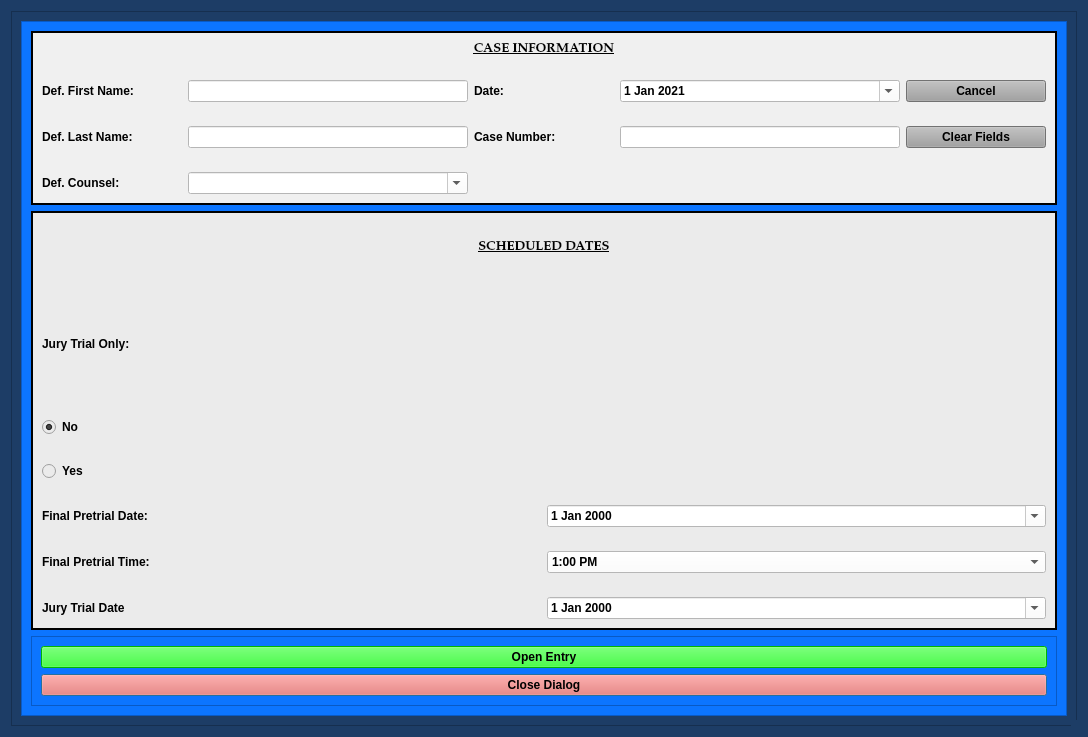
<?xml version="1.0" encoding="UTF-8"?>
<ui version="4.0">
 <class>FinalJuryNoticeOfHearingDialog</class>
 <widget class="QDialog" name="FinalJuryNoticeOfHearingDialog">
  <property name="windowModality">
   <enum>Qt::NonModal</enum>
  </property>
  <property name="geometry">
   <rect>
    <x>0</x>
    <y>0</y>
    <width>1088</width>
    <height>737</height>
   </rect>
  </property>
  <property name="sizePolicy">
   <sizepolicy hsizetype="Preferred" vsizetype="Preferred">
    <horstretch>0</horstretch>
    <verstretch>0</verstretch>
   </sizepolicy>
  </property>
  <property name="minimumSize">
   <size>
    <width>0</width>
    <height>0</height>
   </size>
  </property>
  <property name="maximumSize">
   <size>
    <width>2500</width>
    <height>3500</height>
   </size>
  </property>
  <property name="palette">
   <palette>
    <active>
     <colorrole role="Button">
      <brush brushstyle="SolidPattern">
       <color alpha="255">
        <red>29</red>
        <green>61</green>
        <blue>102</blue>
       </color>
      </brush>
     </colorrole>
     <colorrole role="Base">
      <brush brushstyle="SolidPattern">
       <color alpha="255">
        <red>29</red>
        <green>61</green>
        <blue>102</blue>
       </color>
      </brush>
     </colorrole>
     <colorrole role="Window">
      <brush brushstyle="SolidPattern">
       <color alpha="255">
        <red>29</red>
        <green>61</green>
        <blue>102</blue>
       </color>
      </brush>
     </colorrole>
    </active>
    <inactive>
     <colorrole role="Button">
      <brush brushstyle="SolidPattern">
       <color alpha="255">
        <red>29</red>
        <green>61</green>
        <blue>102</blue>
       </color>
      </brush>
     </colorrole>
     <colorrole role="Base">
      <brush brushstyle="SolidPattern">
       <color alpha="255">
        <red>29</red>
        <green>61</green>
        <blue>102</blue>
       </color>
      </brush>
     </colorrole>
     <colorrole role="Window">
      <brush brushstyle="SolidPattern">
       <color alpha="255">
        <red>29</red>
        <green>61</green>
        <blue>102</blue>
       </color>
      </brush>
     </colorrole>
    </inactive>
    <disabled>
     <colorrole role="Button">
      <brush brushstyle="SolidPattern">
       <color alpha="255">
        <red>29</red>
        <green>61</green>
        <blue>102</blue>
       </color>
      </brush>
     </colorrole>
     <colorrole role="Base">
      <brush brushstyle="SolidPattern">
       <color alpha="255">
        <red>29</red>
        <green>61</green>
        <blue>102</blue>
       </color>
      </brush>
     </colorrole>
     <colorrole role="Window">
      <brush brushstyle="SolidPattern">
       <color alpha="255">
        <red>29</red>
        <green>61</green>
        <blue>102</blue>
       </color>
      </brush>
     </colorrole>
    </disabled>
   </palette>
  </property>
  <property name="font">
   <font>
    <family>Palatino Linotype</family>
    <pointsize>10</pointsize>
    <weight>75</weight>
    <italic>false</italic>
    <bold>true</bold>
   </font>
  </property>
  <property name="windowTitle">
   <string>Final and Jury Notice of Hearing Information</string>
  </property>
  <property name="toolTip">
   <string/>
  </property>
  <property name="styleSheet">
   <string notr="true">background-color: rgb(29, 61, 102);
font: 75 10pt &quot;Palatino Linotype&quot;;
font-weight: bold;</string>
  </property>
  <property name="sizeGripEnabled">
   <bool>true</bool>
  </property>
  <property name="modal">
   <bool>true</bool>
  </property>
  <layout class="QGridLayout" name="gridLayout_8">
   <item row="0" column="0">
    <widget class="QFrame" name="frame_4">
     <property name="styleSheet">
      <string notr="true">background-color: rgb(29, 61, 102);</string>
     </property>
     <property name="frameShape">
      <enum>QFrame::StyledPanel</enum>
     </property>
     <property name="frameShadow">
      <enum>QFrame::Raised</enum>
     </property>
     <layout class="QGridLayout" name="gridLayout_4">
      <item row="0" column="0">
       <widget class="QScrollArea" name="scrollArea">
        <property name="focusPolicy">
         <enum>Qt::NoFocus</enum>
        </property>
        <property name="styleSheet">
         <string notr="true">background-color: rgb(12, 117, 255);</string>
        </property>
        <property name="widgetResizable">
         <bool>true</bool>
        </property>
        <widget class="QWidget" name="scrollAreaWidgetContents">
         <property name="geometry">
          <rect>
           <x>0</x>
           <y>0</y>
           <width>1048</width>
           <height>697</height>
          </rect>
         </property>
         <layout class="QGridLayout" name="gridLayout_2">
          <item row="2" column="0">
           <widget class="QFrame" name="frame_8">
            <property name="styleSheet">
             <string notr="true">background-color: rgb(12, 117, 255);</string>
            </property>
            <property name="frameShape">
             <enum>QFrame::StyledPanel</enum>
            </property>
            <property name="frameShadow">
             <enum>QFrame::Raised</enum>
            </property>
            <layout class="QGridLayout" name="gridLayout_10">
             <item row="2" column="0">
              <widget class="QPushButton" name="close_dialog_Button">
               <property name="styleSheet">
                <string notr="true">background-color: rgb(255, 96, 82);
font: 75 11pt &quot;Palatino Linotype&quot;;
font-weight: bold;</string>
               </property>
               <property name="text">
                <string>Close Dialog</string>
               </property>
              </widget>
             </item>
             <item row="0" column="0">
              <widget class="QPushButton" name="create_entry_Button">
               <property name="styleSheet">
                <string notr="true">background-color: rgb(0, 255, 0);
font: 75 11pt &quot;Palatino Linotype&quot;;
font-weight: bold;</string>
               </property>
               <property name="text">
                <string>Open Entry</string>
               </property>
               <property name="autoDefault">
                <bool>false</bool>
               </property>
              </widget>
             </item>
            </layout>
           </widget>
          </item>
          <item row="1" column="0">
           <widget class="QFrame" name="frame_5">
            <property name="styleSheet">
             <string notr="true">background-color: rgb(235, 235, 235);</string>
            </property>
            <property name="frameShape">
             <enum>QFrame::Box</enum>
            </property>
            <property name="frameShadow">
             <enum>QFrame::Plain</enum>
            </property>
            <property name="lineWidth">
             <number>2</number>
            </property>
            <layout class="QGridLayout" name="gridLayout_6">
             <item row="0" column="0">
              <layout class="QGridLayout" name="gridLayout_3" rowstretch="1,2,2,2,0,0,0" rowminimumheight="0,0,0,0,0,0,0">
               <property name="verticalSpacing">
                <number>24</number>
               </property>
               <item row="3" column="0">
                <widget class="QRadioButton" name="jury_trial_only_yes_radioButton">
                 <property name="text">
                  <string>Yes</string>
                 </property>
                 <attribute name="buttonGroup">
                  <string notr="true">buttonGroup</string>
                 </attribute>
                </widget>
               </item>
               <item row="1" column="0">
                <widget class="QLabel" name="label_8">
                 <property name="text">
                  <string>Jury Trial Only:</string>
                 </property>
                </widget>
               </item>
               <item row="5" column="0">
                <widget class="QLabel" name="final_pretrial_time_label">
                 <property name="text">
                  <string>Final Pretrial Time:</string>
                 </property>
                </widget>
               </item>
               <item row="5" column="1">
                <widget class="NoScrollComboBox" name="final_pretrial_time_box">
                 <property name="styleSheet">
                  <string notr="true">background-color: rgb(255, 255, 255);</string>
                 </property>
                 <item>
                  <property name="text">
                   <string>1:00 PM</string>
                  </property>
                 </item>
                 <item>
                  <property name="text">
                   <string>1:15 PM</string>
                  </property>
                 </item>
                 <item>
                  <property name="text">
                   <string>1:30 PM</string>
                  </property>
                 </item>
                 <item>
                  <property name="text">
                   <string>1:45 PM</string>
                  </property>
                 </item>
                 <item>
                  <property name="text">
                   <string>2:00 PM</string>
                  </property>
                 </item>
                 <item>
                  <property name="text">
                   <string>2:15 PM</string>
                  </property>
                 </item>
                 <item>
                  <property name="text">
                   <string>2:30 PM</string>
                  </property>
                 </item>
                 <item>
                  <property name="text">
                   <string>2:45 PM</string>
                  </property>
                 </item>
                 <item>
                  <property name="text">
                   <string>3:00 PM</string>
                  </property>
                 </item>
                 <item>
                  <property name="text">
                   <string>3:15 PM</string>
                  </property>
                 </item>
                 <item>
                  <property name="text">
                   <string>3:30 PM</string>
                  </property>
                 </item>
                 <item>
                  <property name="text">
                   <string>3:45 PM</string>
                  </property>
                 </item>
                 <item>
                  <property name="text">
                   <string>4:00 PM</string>
                  </property>
                 </item>
                 <item>
                  <property name="text">
                   <string>4:15 PM</string>
                  </property>
                 </item>
                </widget>
               </item>
               <item row="4" column="1">
                <widget class="NoScrollDateEdit" name="final_pretrial_dateEdit">
                 <property name="styleSheet">
                  <string notr="true">color: rgb(0, 0, 0);
background-color: rgb(255, 255, 255);</string>
                 </property>
                 <property name="calendarPopup">
                  <bool>true</bool>
                 </property>
                </widget>
               </item>
               <item row="4" column="0">
                <widget class="QLabel" name="final_pretrial_date_label">
                 <property name="text">
                  <string>Final Pretrial Date:</string>
                 </property>
                </widget>
               </item>
               <item row="0" column="0" colspan="2">
                <widget class="QLabel" name="label_5">
                 <property name="font">
                  <font>
                   <family>Palatino Linotype</family>
                   <pointsize>10</pointsize>
                   <weight>75</weight>
                   <italic>false</italic>
                   <bold>true</bold>
                   <underline>true</underline>
                  </font>
                 </property>
                 <property name="text">
                  <string>SCHEDULED DATES</string>
                 </property>
                 <property name="alignment">
                  <set>Qt::AlignCenter</set>
                 </property>
                </widget>
               </item>
               <item row="6" column="1">
                <widget class="NoScrollDateEdit" name="trial_dateEdit">
                 <property name="styleSheet">
                  <string notr="true">color: rgb(0, 0, 0);
background-color: rgb(255, 255, 255);</string>
                 </property>
                 <property name="calendarPopup">
                  <bool>true</bool>
                 </property>
                </widget>
               </item>
               <item row="6" column="0">
                <widget class="QLabel" name="label_4">
                 <property name="text">
                  <string>Jury Trial Date</string>
                 </property>
                </widget>
               </item>
               <item row="2" column="0">
                <widget class="QRadioButton" name="jury_trial_only_no_radioButton">
                 <property name="text">
                  <string>No</string>
                 </property>
                 <property name="checked">
                  <bool>true</bool>
                 </property>
                 <attribute name="buttonGroup">
                  <string notr="true">buttonGroup</string>
                 </attribute>
                </widget>
               </item>
              </layout>
             </item>
            </layout>
           </widget>
          </item>
          <item row="0" column="0">
           <widget class="QFrame" name="case_name_Frame">
            <property name="sizePolicy">
             <sizepolicy hsizetype="Preferred" vsizetype="Preferred">
              <horstretch>0</horstretch>
              <verstretch>0</verstretch>
             </sizepolicy>
            </property>
            <property name="styleSheet">
             <string notr="true">background-color: rgb(240, 240, 240);</string>
            </property>
            <property name="frameShape">
             <enum>QFrame::Box</enum>
            </property>
            <property name="frameShadow">
             <enum>QFrame::Plain</enum>
            </property>
            <property name="lineWidth">
             <number>2</number>
            </property>
            <layout class="QGridLayout" name="gridLayout_5">
             <item row="0" column="0">
              <layout class="QGridLayout" name="gridLayout" columnstretch="1,2,1,2,1">
               <property name="verticalSpacing">
                <number>24</number>
               </property>
               <item row="1" column="0">
                <widget class="QLabel" name="label">
                 <property name="text">
                  <string>Def. First Name:</string>
                 </property>
                </widget>
               </item>
               <item row="1" column="1">
                <widget class="QLineEdit" name="defendant_first_name_lineEdit">
                 <property name="styleSheet">
                  <string notr="true">background-color: rgb(255, 255, 255);</string>
                 </property>
                </widget>
               </item>
               <item row="1" column="2">
                <widget class="QLabel" name="label_26">
                 <property name="text">
                  <string>Date:</string>
                 </property>
                </widget>
               </item>
               <item row="1" column="3">
                <widget class="NoScrollDateEdit" name="plea_trial_date">
                 <property name="focusPolicy">
                  <enum>Qt::NoFocus</enum>
                 </property>
                 <property name="styleSheet">
                  <string notr="true">color: rgb(0, 0, 0);
background-color: rgb(255, 255, 255);</string>
                 </property>
                 <property name="minimumDate">
                  <date>
                   <year>2021</year>
                   <month>1</month>
                   <day>1</day>
                  </date>
                 </property>
                 <property name="calendarPopup">
                  <bool>true</bool>
                 </property>
                 <property name="date">
                  <date>
                   <year>2021</year>
                   <month>1</month>
                   <day>1</day>
                  </date>
                 </property>
                </widget>
               </item>
               <item row="1" column="4">
                <widget class="QPushButton" name="cancel_Button">
                 <property name="focusPolicy">
                  <enum>Qt::NoFocus</enum>
                 </property>
                 <property name="styleSheet">
                  <string notr="true">background-color: rgb(160, 160, 160);</string>
                 </property>
                 <property name="text">
                  <string>Cancel</string>
                 </property>
                </widget>
               </item>
               <item row="2" column="0">
                <widget class="QLabel" name="label_2">
                 <property name="text">
                  <string>Def. Last Name:</string>
                 </property>
                </widget>
               </item>
               <item row="2" column="1">
                <widget class="QLineEdit" name="defendant_last_name_lineEdit">
                 <property name="enabled">
                  <bool>true</bool>
                 </property>
                 <property name="styleSheet">
                  <string notr="true">background-color: rgb(255, 255, 255);</string>
                 </property>
                </widget>
               </item>
               <item row="2" column="2">
                <widget class="QLabel" name="label_3">
                 <property name="text">
                  <string>Case Number:</string>
                 </property>
                </widget>
               </item>
               <item row="2" column="3">
                <widget class="QLineEdit" name="case_number_lineEdit">
                 <property name="maximumSize">
                  <size>
                   <width>500</width>
                   <height>16777215</height>
                  </size>
                 </property>
                 <property name="styleSheet">
                  <string notr="true">background-color: rgb(255, 255, 255);</string>
                 </property>
                </widget>
               </item>
               <item row="2" column="4">
                <widget class="QPushButton" name="clear_fields_case_Button">
                 <property name="focusPolicy">
                  <enum>Qt::NoFocus</enum>
                 </property>
                 <property name="styleSheet">
                  <string notr="true">background-color: rgb(160, 160, 160);</string>
                 </property>
                 <property name="text">
                  <string>Clear Fields</string>
                 </property>
                </widget>
               </item>
               <item row="3" column="0">
                <widget class="QLabel" name="label_24">
                 <property name="text">
                  <string>Def. Counsel:</string>
                 </property>
                </widget>
               </item>
               <item row="3" column="1">
                <widget class="DefenseCounselComboBox" name="defense_counsel_name_box">
                 <property name="styleSheet">
                  <string notr="true">background-color: rgb(255, 255, 255);</string>
                 </property>
                 <property name="editable">
                  <bool>true</bool>
                 </property>
                </widget>
               </item>
               <item row="0" column="0" colspan="5">
                <widget class="QLabel" name="label_6">
                 <property name="font">
                  <font>
                   <family>Palatino Linotype</family>
                   <pointsize>10</pointsize>
                   <weight>75</weight>
                   <italic>false</italic>
                   <bold>true</bold>
                   <underline>true</underline>
                  </font>
                 </property>
                 <property name="text">
                  <string>CASE INFORMATION</string>
                 </property>
                 <property name="alignment">
                  <set>Qt::AlignCenter</set>
                 </property>
                </widget>
               </item>
              </layout>
             </item>
            </layout>
           </widget>
          </item>
         </layout>
        </widget>
       </widget>
      </item>
     </layout>
    </widget>
   </item>
  </layout>
 </widget>
 <customwidgets>
  <customwidget>
   <class>NoScrollDateEdit</class>
   <extends>QDateEdit</extends>
   <header>.custom_widgets</header>
  </customwidget>
  <customwidget>
   <class>NoScrollComboBox</class>
   <extends>QComboBox</extends>
   <header>.custom_widgets</header>
  </customwidget>
  <customwidget>
   <class>DefenseCounselComboBox</class>
   <extends>QComboBox</extends>
   <header>.custom_widgets</header>
  </customwidget>
 </customwidgets>
 <tabstops>
  <tabstop>defendant_first_name_lineEdit</tabstop>
  <tabstop>defendant_last_name_lineEdit</tabstop>
  <tabstop>case_number_lineEdit</tabstop>
  <tabstop>create_entry_Button</tabstop>
  <tabstop>close_dialog_Button</tabstop>
 </tabstops>
 <resources/>
 <connections/>
 <slots>
  <slot>create_entry()</slot>
  <slot>continue_dialog()</slot>
  <slot>close_window()</slot>
  <slot>set_dialog()</slot>
  <slot>update_case_information()</slot>
  <slot>ovi_dialog()</slot>
  <slot>sentencing_dialog()</slot>
  <slot>proceed_to_sentencing()</slot>
  <slot>proceed_to_ovi()</slot>
  <slot>add_charge()</slot>
  <slot>set_statute()</slot>
  <slot>set_pay_date()</slot>
  <slot>amend_offense()</slot>
  <slot>set_offense()</slot>
  <slot>add_charge_to_view()</slot>
  <slot>delete_charge()</slot>
  <slot>delete_charge_from_view()</slot>
  <slot>close_event()</slot>
  <slot>set_fra_in_file()</slot>
  <slot>set_fra_in_court()</slot>
  <slot>start_add_conditions_dialog()</slot>
  <slot>start_amend_offense_dialog()</slot>
 </slots>
 <buttongroups>
  <buttongroup name="buttonGroup"/>
 </buttongroups>
</ui>
